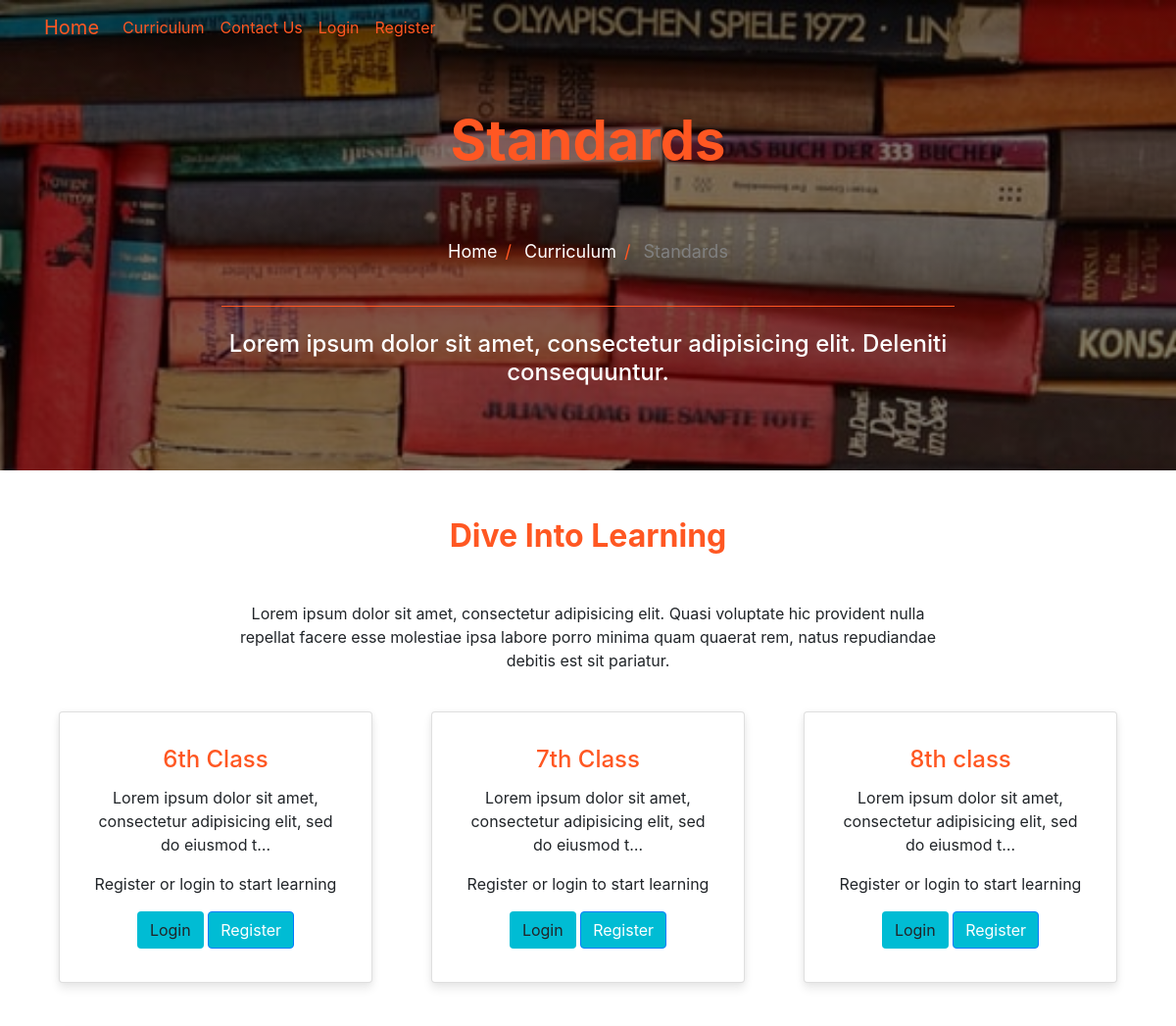
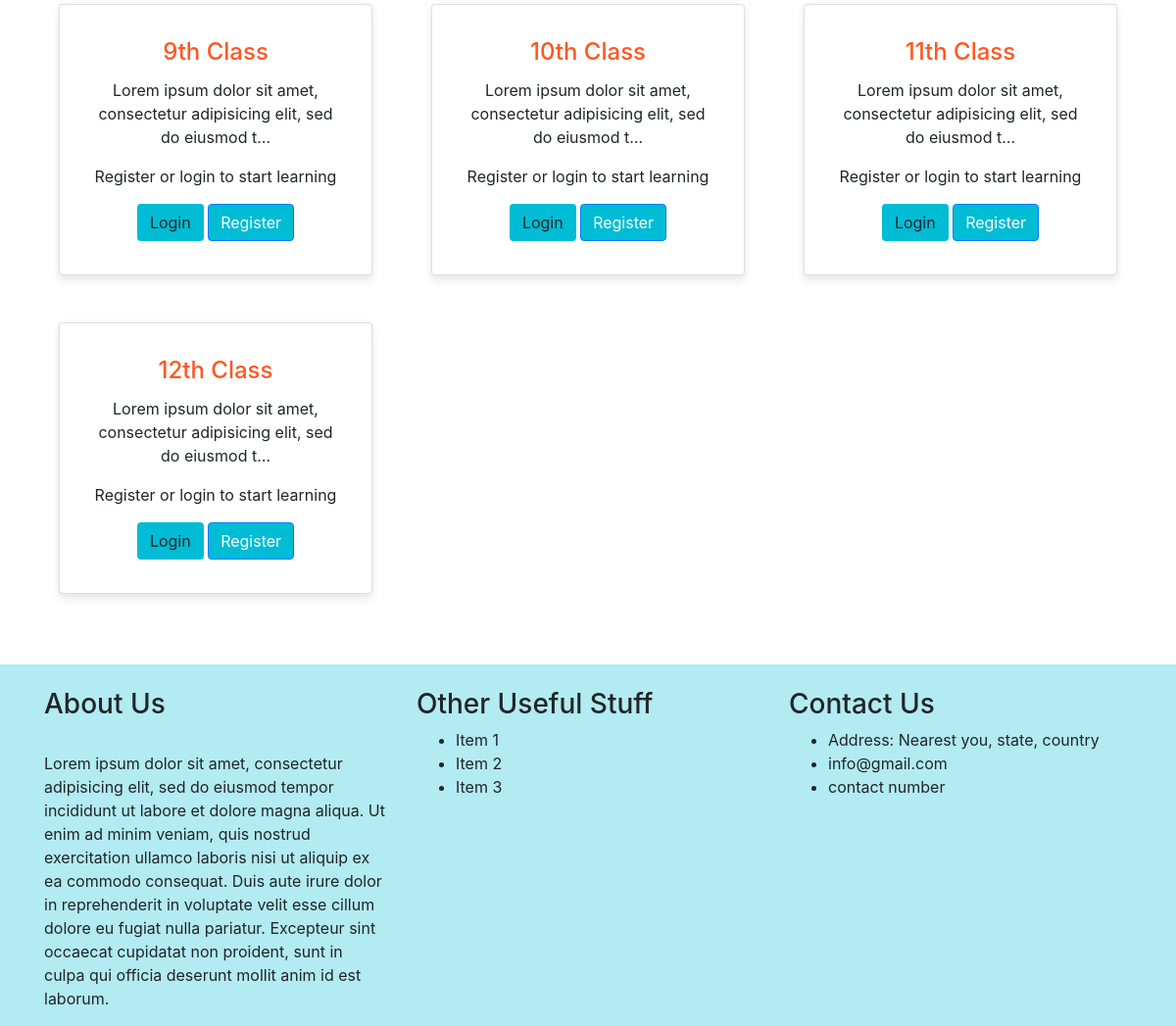
The app's page /curriculum/ with its own data (2 pictures, top to bottom).
### curriculum/models.py (models this page shows, shortened)
class Standard(models.Model):
    name = models.CharField(max_length=100, unique=True)
    slug = models.SlugField(null=True, blank=True)
    description = models.TextField(max_length=500,blank=True)

### curriculum/views.py (the view)
# urls.py: path('', views.StandardListView.as_view(), name='standard_list'),
class StandardListView(ListView):
    context_object_name = 'standards'
    model = Standard
    template_name = 'curriculum/standard_list_view.html'

### curriculum/templates/curriculum/standard_list_view.html (shortened to what this page needs)
{% extends 'base.html' %}
{% load static %}
{% block image_block %}
<header class="info-header">
  <div id="page-intro" class="container-fluid d-flex align-items-center justify-content-center ">
    <div class="row d-flex justify-content-center text-center">
      <div class="col-md-10 text-white">
        <h2 class="display-4 font-weight-bold  p-5 " style="color:#ff5722;" > Standards </h2>
        <div class="row d-flex justify-content-center text-center">
          <ul class="breadcrumb">
            <li><a href="{% url 'index' %}">Home</a></li>
            <li><a href="{% url 'curriculum:standard_list' %}">Curriculum</a></li>
            <li class="disabled-text">Standards</li>
          </ul>
        </div>
        <hr style="color:#ff5722;">
        <h4 class="white-text my-4">Lorem ipsum dolor sit amet, consectetur adipisicing elit.
                  Deleniti
                  consequuntur.</h4>
  </div>
</header>
{% endblock %}
{% block content %}
<section id="best-features" class="text-center">
              <h2 class="mb-5 mt-5 font-weight-bold" style="color:#ff5722;">Dive Into Learning</h2>
              <div class="row d-flex justify-content-center mb-4">
                <div class="col-md-8">
                  <p class="grey-text">Lorem ipsum dolor sit amet, consectetur adipisicing elit. Quasi voluptate
                                    hic
                                    provident nulla repellat
                                    facere esse molestiae ipsa labore porro minima quam quaerat rem, natus repudiandae debitis
                                    est
                                    sit pariatur.</p>
                </div>
              </div>
              <div class="row">
                      {% for standard in standards %}
                      <div class="col-md-4 d-flex mb-5 justify-content-center">
                        <div class="card card-std text-center" style="width: 20rem;">
                          <div class="card-body text-center">
                            <h4 class="card-title" style="color:#ff5722;">{{standard.name}}</h4>
                            <p class="card-text">{{standard.description|truncatechars:75}}</p>
                            {% if user.is_authenticated %}
                            <a href="{% url 'curriculum:subject_list' slug=standard.slug %}" class="btn btn-primary" style="background-color:#00bcd4;">Lets get started</a>
                            {%else%}
                            <p>Register or login to start learning</p>
                            <a href="{% url 'user_login' %}" class="btn btn-std" style="background-color:#00bcd4;">Login</a>
                            <a href="{% url 'register' %}" class="btn btn-primary" style="background-color:#00bcd4;">Register</a>
                            {%endif%}
                          </div>
                        </div>
                      </div>
                      {% endfor %}
              </div>
</section>
{%endblock%}

### static/css/master_css.css (style rules this page uses)
html, body, header, #intro { height: 100%; }
.text-white { color: white; }
hr { border-color: inherit; }
.info-header { height: 60%; }
#page-intro { height: 100%; }
#page-intro { background: linear-gradient(rgba(0, 0, 0, 0.5), rgba(0, 0, 0, 0.5)), url("../Images/home_background.jpg") no-repeat center center fixed; -webkit-background-size: cover; -moz-background-size: cover; -o-background-size: cover; background-size: cover; }
ul.breadcrumb { padding: 10px 16px; list-style: none; background-color: transparent; }
ul.breadcrumb li { display: inline; font-size: 18px; }
ul.breadcrumb li + li:before { padding: 8px; color: #ff5722; content: "/\00a0"; }
ul.breadcrumb li a { color: white; text-decoration: none; }
.disabled-text { color: gray; }
.card-std { border-radius: 4px; background: #fff; box-shadow: 0 6px 10px rgba(0, 0, 0, 0.08), 0 0 6px rgba(0, 0, 0, 0.05); transition: 0.3s transform cubic-bezier(0.155, 1.105, 0.295, 1.12), 0.3s box-shadow, 0.3s -webkit-transform cubic-bezier(0.155, 1.105, 0.295, 1.12); padding: 14px 14px 14px 14px; cursor: default; }

### records on screen
Standard: name "6th Class", description "Lorem ipsum dolor sit amet, consectetur adipisicing elit, sed do eiusmod t…"
Standard: name "7th Class", description "Lorem ipsum dolor sit amet, consectetur adipisicing elit, sed do eiusmod t…"
Standard: name "8th class", description "Lorem ipsum dolor sit amet, consectetur adipisicing elit, sed do eiusmod t…"
Standard: name "9th Class", description "Lorem ipsum dolor sit amet, consectetur adipisicing elit, sed do eiusmod t…"
Standard: name "10th Class", description "Lorem ipsum dolor sit amet, consectetur adipisicing elit, sed do eiusmod t…"
Standard: name "11th Class", description "Lorem ipsum dolor sit amet, consectetur adipisicing elit, sed do eiusmod t…"
Standard: name "12th Class", description "Lorem ipsum dolor sit amet, consectetur adipisicing elit, sed do eiusmod t…"
